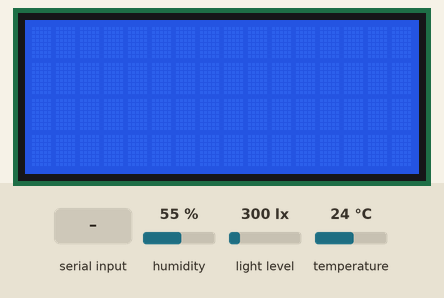
Recording of a sketch running on a simulated Arduino Uno, built with avr-gcc and run on an emulated ATmega328P. Parts: 16×4 character LCD. The test bench sets the inputs (shaded band); at power-on: humidity 55 %, light level 300 lx, temperature 24 °C. What the sketch prints to the serial monitor is not drawn.

Above: at 1.3 s.
1.4 s: "1\n" received over Serial
At 2.3 s:
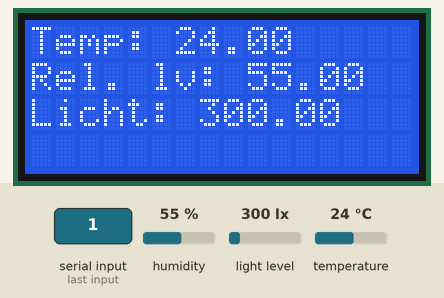
Timing chart, 0 to 4.4 s (numbered marks = the images above; inputs shaded):
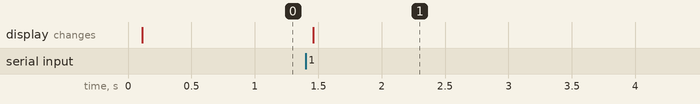

The sketch:

sensor.ino
```cpp
float temperature, humidity, light;

// DHT22
#include "DHT.h"
DHT dht(2, DHT22);   //DHT dht22(PIN, DHTTYPE)

// TSL2561
#include <Adafruit_Sensor.h>
#include <Adafruit_TSL2561_U.h>
Adafruit_TSL2561_Unified tsl = Adafruit_TSL2561_Unified(TSL2561_ADDR_FLOAT, 1);

//LCD
#include <Wire.h>
#include <LiquidCrystal_I2C.h>
LiquidCrystal_I2C lcd(0x3f, 16, 4);


void setup() {
  delay(50);  // making sure all sensors can start up
  Serial.begin(9600);
  while (!Serial) {
    ; // wait for serial port to connect.
  }
  // DHT22
  dht.begin();
  // TSL2561
  tsl.begin();
  tsl.enableAutoRange(true);
  tsl.setIntegrationTime(TSL2561_INTEGRATIONTIME_101MS);
   // LCD
  lcd.begin();
}

void loop() {
  if (Serial.available()) {
    temperature = read_temp();
    humidity = read_humidity();
    light = read_light();
    Serial.print(String(temperature) + ";" + String(humidity) + ";" + String(light) + "\n");
    lcd.clear();
    lcd.setCursor(0, 0);
    lcd.print("Temp: " + String(temperature));
    lcd.setCursor(0, 1);
    lcd.print("Rel. lv: " + String(humidity));
    lcd.setCursor(-4, 2);
    lcd.print("Licht: " + String(light));
    Serial.read();
  }
}

float read_temp() {
  return dht.readTemperature();
}

float read_humidity() {
  return dht.readHumidity();
}

float read_light() {
  sensors_event_t event;
  tsl.getEvent(&event);
  return event.light;
}
```

Measured:
- after the input at 1.4 s, the display: changes after 0.06 s (image 1)
